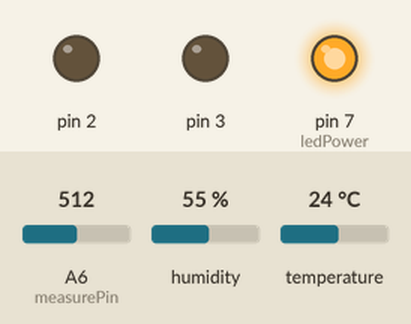
Recording of a sketch running on a simulated Arduino Nano, built with avr-gcc and run on an emulated ATmega328P. Parts: output pins drawn as LEDs (lit = HIGH). The test bench sets the inputs (shaded band); at power-on: A6 (measurePin) = 512, humidity 55 %, temperature 24 °C.

Above: at 0.1 s.
Timing chart, 0 to 1.6 s (numbered marks = the images above):
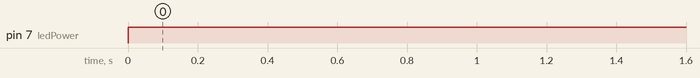

The sketch:

dust_sht1x.ino
```cpp
#include <SHT1x.h>

#include <SoftwareSerial.h>
#include "Arduino.h"
SoftwareSerial mySerial(8,9); //TX, RX
String cmd;
int measurePin = A6;
int ledPower = 7;
int samplingTime = 280;
int deltaTime = 40;
int sleepTime = 9680;
int dustDensity;
int voMeasured;
int current_time = 0;
int previous_time = 0;
#define dataPin  A3
#define clockPin A2
float temp_c;
float humidity;
int temp_s,humi_s;
int mac=5;
SHT1x sht1x(dataPin, clockPin);
//float Vo;
void serialEventRun(void) {
  if (mySerial.available()) serialEvent();
}
void setup() {
  Serial.begin(9600);
  // put your setup code here, to run once:
  pinMode(2,OUTPUT);
  pinMode(3,OUTPUT);
  digitalWrite(2,LOW);
  digitalWrite(3,LOW);
  mySerial.begin(9600);
  //Serial.begin(9600);
  pinMode(ledPower,OUTPUT);
  pinMode(measurePin,INPUT);
  digitalWrite(ledPower,HIGH);
  //String join= "#LJ:"+String(mac,DEC);
  //Serial.println(join);
}
void loop() {
  current_time =millis();
  dustDensity = readDust();
  readTandH();
  //Serial.println(temp_c);
  //Serial.println(hum_s);
  if (current_time-previous_time>=10000)//5s
  {
    String dustDensity1 = "#LB:0" +String(mac,DEC)+ String(dustDensity,HEX);
    mySerial.println(dustDensity1);
    delay(4000);
    readTandH();
    String TempHum = "#LT:0" +String(mac,DEC)+ String(temp_s,DEC)+String(humi_s,DEC);
    mySerial.println(TempHum);
    previous_time = current_time;
  }
}
void serialEvent(){

  while(mySerial.available()>0){
    cmd=mySerial.readString();
  }
  sendData(cmd);
}
int checkcode(String cmd)
{
  if(cmd.substring(2) == "000$")return 1;
  if(cmd.substring(2) == "600$")return 2;
  if(cmd.substring(2) == "610$")return 3;
  if(cmd.substring(2) == "620$")return 4;
  if(cmd.substring(2) == "700$")return 5;
  return 0;
}

void sendData(String cmd)
{
  int macrq= cmd.substring(0,2).toInt();
  if(macrq!=mac)return;
  switch(checkcode(cmd))
  {
    //dustDensity = readDust();
    case 5:
      String dustDensity1 = "#LR:" +String(mac,DEC)+ String(dustDensity,HEX);
      mySerial.println(dustDensity1);
      break;
    default:
    break;
  }
}

int readDust()
{
  static float Voc = 0.6;
  digitalWrite(ledPower,LOW); // Bật IR LED
  delayMicroseconds(samplingTime);  //Delay 0.28ms
  int voMeasured = analogRead(measurePin);// Đọc giá trị ADC V0
  delayMicroseconds(deltaTime); //Delay 0.02ms
  digitalWrite(ledPower,HIGH); // Tắt LED
  delayMicroseconds(sleepTime);//Delay 9.68ms
  //Vo = (5*voMeasured)/1024;
  //dustDensity1 = (Vo - Voc)*0.2;
  return voMeasured;
}
void readTandH()
{
  //temp_c = sht1x.readTemperatureC();
  temp_c = sht1x.readTemperatureC();
  humidity = sht1x.readHumidity();
  temp_s = temp_c*100;
  humi_s = humidity*100;
}
```

Measured:
- by itself, pin 7 (ledPower): LOW → HIGH at 0.00 s
